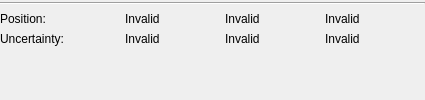
               <widget class="QWidget" name="filter_position_widget" native="true">
                <layout class="QFormLayout" name="formLayout_29">
                 <property name="horizontalSpacing">
                  <number>0</number>
                 </property>
                 <property name="verticalSpacing">
                  <number>0</number>
                 </property>
                 <property name="leftMargin">
                  <number>0</number>
                 </property>
                 <property name="topMargin">
                  <number>0</number>
                 </property>
                 <property name="rightMargin">
                  <number>0</number>
                 </property>
                 <property name="bottomMargin">
                  <number>0</number>
                 </property>
                 <item row="0" column="0">
                  <widget class="Line" name="line">
                   <property name="sizePolicy">
                    <sizepolicy hsizetype="Minimum" vsizetype="Fixed">
                     <horstretch>0</horstretch>
                     <verstretch>0</verstretch>
                    </sizepolicy>
                   </property>
                   <property name="minimumSize">
                    <size>
                     <width>425</width>
                     <height>6</height>
                    </size>
                   </property>
                   <property name="orientation">
                    <enum>Qt::Horizontal</enum>
                   </property>
                  </widget>
                 </item>
                 <item row="1" column="0">
                  <layout class="QHBoxLayout" name="horizontalLayout_5">
                   <property name="topMargin">
                    <number>6</number>
                   </property>
                   <item>
                    <widget class="QLabel" name="label_10">
                     <property name="minimumSize">
                      <size>
                       <width>125</width>
                       <height>0</height>
                      </size>
                     </property>
                     <property name="text">
                      <string>Position:</string>
                     </property>
                    </widget>
                   </item>
                   <item>
                    <widget class="QLabel" name="filter_position_lat_label">
                     <property name="minimumSize">
                      <size>
                       <width>100</width>
                       <height>0</height>
                      </size>
                     </property>
                     <property name="text">
                      <string>Invalid</string>
                     </property>
                    </widget>
                   </item>
                   <item>
                    <widget class="QLabel" name="filter_position_lon_label">
                     <property name="minimumSize">
                      <size>
                       <width>100</width>
                       <height>0</height>
                      </size>
                     </property>
                     <property name="text">
                      <string>Invalid</string>
                     </property>
                    </widget>
                   </item>
                   <item>
                    <widget class="QLabel" name="filter_position_alt_label">
                     <property name="minimumSize">
                      <size>
                       <width>100</width>
                       <height>0</height>
                      </size>
                     </property>
                     <property name="text">
                      <string>Invalid</string>
                     </property>
                    </widget>
                   </item>
                  </layout>
                 </item>
                 <item row="2" column="0">
                  <layout class="QHBoxLayout" name="horizontalLayout_6">
                   <property name="topMargin">
                    <number>6</number>
                   </property>
                   <item>
                    <widget class="QLabel" name="label_11">
                     <property name="minimumSize">
                      <size>
                       <width>125</width>
                       <height>0</height>
                      </size>
                     </property>
                     <property name="text">
                      <string>Uncertainty:</string>
                     </property>
                    </widget>
                   </item>
                   <item>
                    <widget class="QLabel" name="filter_position_lat_uncertainty_label">
                     <property name="minimumSize">
                      <size>
                       <width>100</width>
                       <height>0</height>
                      </size>
                     </property>
                     <property name="text">
                      <string>Invalid</string>
                     </property>
                    </widget>
                   </item>
                   <item>
                    <widget class="QLabel" name="filter_position_lon_uncertainty_label">
                     <property name="minimumSize">
                      <size>
                       <width>100</width>
                       <height>0</height>
                      </size>
                     </property>
                     <property name="text">
                      <string>Invalid</string>
                     </property>
                    </widget>
                   </item>
                   <item>
                    <widget class="QLabel" name="filter_position_alt_uncertainty_label">
                     <property name="minimumSize">
                      <size>
                       <width>100</width>
                       <height>0</height>
                      </size>
                     </property>
                     <property name="text">
                      <string>Invalid</string>
                     </property>
                    </widget>
                   </item>
                  </layout>
                 </item>
                </layout>
               </widget>
